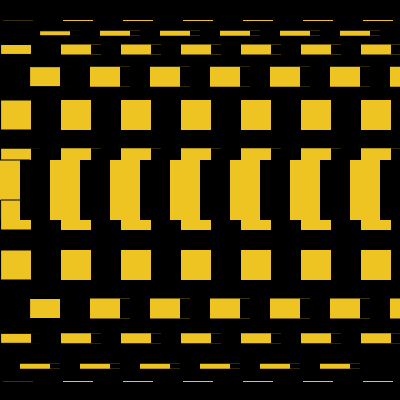
Frame 1 (no input)
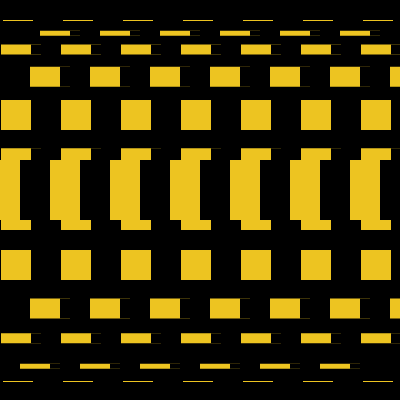
Frame 60 (no input)
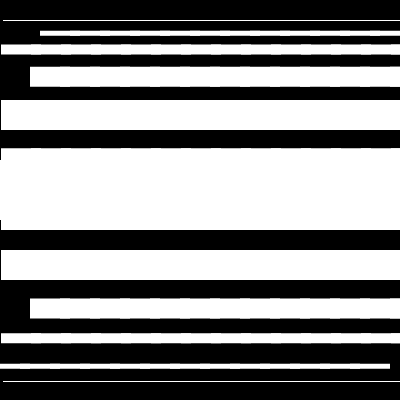
Frame 120 (the mouse pressed at the canvas centre since frame 60)

The p5.js sketch that drew these frames (run headless with seeded random() and noise() and a simulated clock; from frame 60 on, the mouse is pressed at the canvas centre):

// p5.js sketch
// ── sketch.js
// DM2008 — Activity 2b [Guided]
// Pattern Making (40 min)
//
// Use a for loop to draw a repeating row of shapes.
// Add a condition to introduce variation — alternating color, size, or spacing.
// Then add one interaction (mouse or key) that changes the rule.
//
// Stretch: try a second row, or turn your row into a 2D grid.

function setup() {
  createCanvas(400, 400);
}

function draw() {
  background(0);

  for (let i = 0; i < width && height; i += 30) {
    // % (modulo) alternates between 0 and non-zero — good for switching every other shape
    if (mouseIsPressed) {
      fill(255);
    } else if (i % 20 == 0) {
      fill(237, 196, 33);
    } else {
      fill(0);
    }

    // --- Your shape goes here ---
    // Try swapping this out for your own rule.
    rect(i + 3, height / 20, 40,1);
    rect(i + 40, height / 13, 40,5);
    rect(i + 1, height / 9, 40,10);
    rect(i + 30, height / 6, 40,20);
    rect(i + 1, height / 4, 40,30);
    rect(i + 1, height / 2.7, 40,30);
    rect(i + -10, height / 2.5, 40,60);
    rect(i + 1, 200, 40,30);
    rect(i + 1, height / 1.6, 40,30);
    rect(i + 30, height / 1.34, 40,20);
    rect(i + 1, height / 1.2, 40,10);
    rect(i + -40, height / 1.1, 40,5);
    rect(i + 3, height /1.05, 40,1);
  
    noStroke()
  }
}
